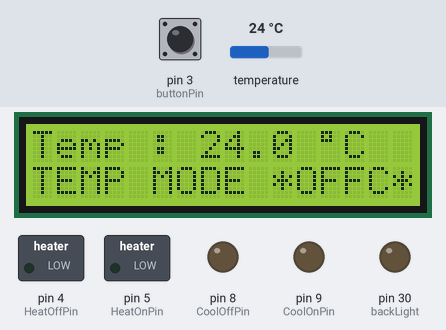
A sketch run on a simulated Arduino Mega 2560, built with avr-gcc and run on an emulated ATmega2560. On the bench: 16×2 character LCD, switched loads named in the sketch (green lamp = pin HIGH), output pins drawn as LEDs (lit = HIGH). Inputs (shaded band) come from the test bench; at power-on: pin 3 (buttonPin) LOW, temperature 24 °C. What the sketch prints to the serial monitor is not drawn.

Above: at 1.91 s.
2.4 s: pin 3 (buttonPin) pulled HIGH for 1.05 s
At 6.1 s:
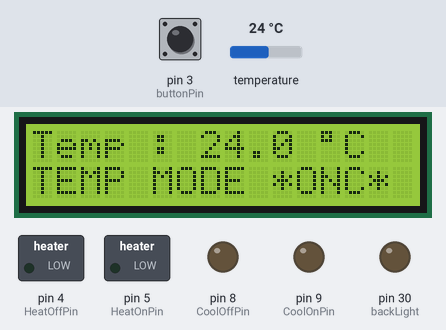
6.6 s: temperature set to 12 °C
At 9.5 s:
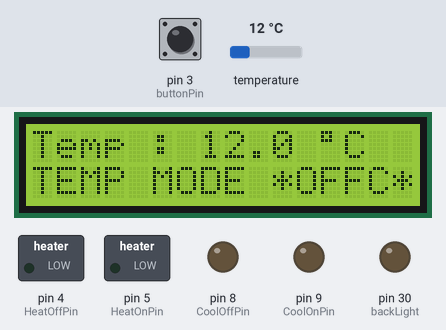
10.4 s: temperature set to 28 °C
At 13.7 s:
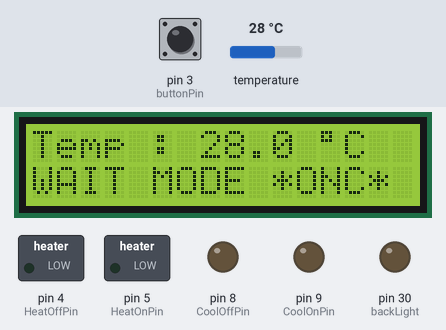
14.0 s: pin 3 (buttonPin) pulled HIGH for 1.05 s
At 15.0 s:
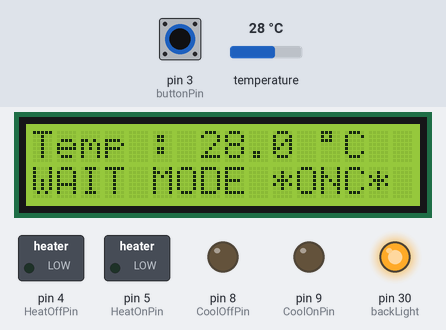
17.1 s: temperature set to 19 °C
At 18.4 s:
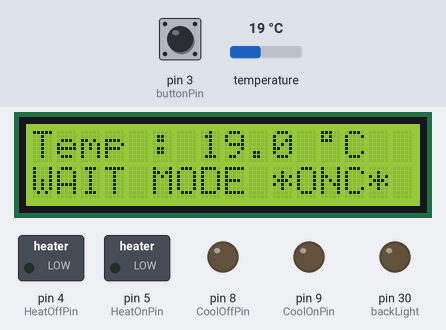
Timing chart, 0 to 19.7 s (numbered marks = the images above; inputs shaded):
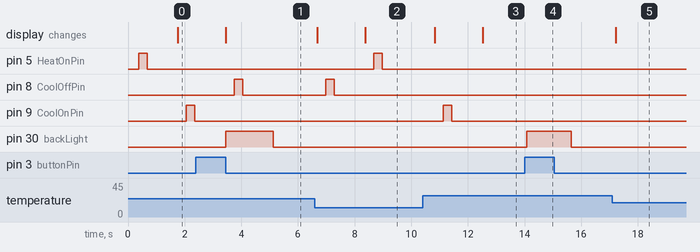

The sketch:

Heat_and_Cool_Mode.ino
```cpp
#include <LiquidCrystal.h>
#include <OneWire.h>
#include <DallasTemperature.h>
#include <Timer.h>

// Data wire is plugged into port 7 on the Arduino
#define ONE_WIRE_BUS 7

// Setup a oneWire instance to communicate with any OneWire devices (not just Maxim/Dallas temperature ICs)
OneWire oneWire(ONE_WIRE_BUS);

// Pass our oneWire reference to Dallas Temperature.
DallasTemperature sensors(&oneWire);

DeviceAddress thermometer = { 0x28, 0xE8, 0xA3, 0x10, 0x05, 0x00, 0x00, 0xE6};
LiquidCrystal lcd(12, 11, 22, 24, 26, 28);

int backLight = 30;
float tempC;
int CoolOnPin = 9;
int CoolOffPin = 8;
int HeatOnPin = 5;
int HeatOffPin = 4;
float temp_setpoint = 19.00;
const int buttonPin = 3;
int buttonState = 0;

const int WAIT_MODE = 0;
const int TEMP_MODE = 1;
int state = TEMP_MODE;

Timer timer;
const long FIVE_MINUTES = 300000L;

boolean areWeOnCool = false;
boolean areWeOnHeat = false;

void setup(void)
{

    Serial.begin(9600);
    pinMode(backLight, OUTPUT);
    pinMode(CoolOnPin, OUTPUT);
    digitalWrite (CoolOnPin, LOW);
    pinMode (CoolOffPin, OUTPUT);
    digitalWrite (CoolOffPin, LOW);
    pinMode(HeatOnPin, OUTPUT);
    digitalWrite (HeatOnPin, LOW);
    pinMode (HeatOffPin, OUTPUT);
    digitalWrite (HeatOffPin, LOW);
    pinMode (buttonPin, INPUT);
    lcd.begin(16, 2);
    sensors.begin();
    sensors.setResolution(thermometer, 12);
}

void loop(void)
{
  switch(state){
      case WAIT_MODE:
        break;
      case TEMP_MODE:
        doCoolMode();
        break;

  }

  timer.update();
  measureTemp();
  updateDisplay();
  checkBackLightButtons();
}

void measureTemp(){
    sensors.requestTemperatures();
    tempC = sensors.getTempC(thermometer);
}

void updateDisplay(){
    Serial.print ( "Temperature:   ");
    Serial.println(sensors.getTempC(thermometer));
    lcd.setCursor(0, 0);
    lcd.print("Temp : ");
    lcd.print(tempC,1);
    lcd.print(" \337C");
    lcd.setCursor(0, 1);

     switch(state){
      case WAIT_MODE:
        lcd.print("WAIT MODE");
        break;
      case TEMP_MODE:
        lcd.print("TEMP MODE");
        break;
}

  if(areWeOnCool){
    lcd.print(" *ONC*");
  }else{
    lcd.print(" *OFFC*");
  }

   if(areWeOnHeat){
    lcd.print(" * ONH*");
  }else{
    lcd.print(" * OFFH*");
  }
}

void doCoolMode(){

  if ((tempC > temp_setpoint)  && (areWeOnCool == false)) {
      delay(300);
      digitalWrite(CoolOnPin, HIGH);
      delay(300);
      digitalWrite(CoolOnPin, LOW);
      delay(300);
      areWeOnCool = true;
      state = WAIT_MODE;
      timer.after(FIVE_MINUTES, switchToTempMode);
  }
 else if((tempC <= temp_setpoint) && (areWeOnCool == true)) {
      delay(300);
      digitalWrite(CoolOffPin, HIGH);
      delay(300);
      digitalWrite(CoolOffPin, LOW);
      delay(300);
      areWeOnCool = false;
      state = WAIT_MODE;
      timer.after(FIVE_MINUTES, switchToTempMode);
 }
else if ((tempC < temp_setpoint)  && (areWeOnHeat == false)) {
      delay(300);
      digitalWrite(HeatOnPin, HIGH);
      delay(300);
      digitalWrite(HeatOnPin, LOW);
      delay(300);
      areWeOnHeat = true;

 } else if ((tempC > temp_setpoint)  && (areWeOnHeat == true)) {
      delay(300);
      digitalWrite(CoolOffPin, HIGH);
      delay(300);
      digitalWrite(CoolOffPin, LOW);
      delay(300);
      areWeOnHeat = false;
 }
}

void switchToTempMode(){
  state = TEMP_MODE;
}

void checkBackLightButtons(){
  buttonState = digitalRead(buttonPin);

  if (buttonState == HIGH) {

    digitalWrite(backLight, HIGH);
  }
  else {

    digitalWrite(backLight, LOW);
  }
}
```

Measured:
- after the input at 2.4 s, pin 30 (backLight): LOW → HIGH after 1.0 s, → LOW 1.7 s later
- after the input at 6.6 s, pin 5 (HeatOnPin): LOW → HIGH after 2.1 s, → LOW 0.30 s later; pin 8 (CoolOffPin): LOW → HIGH after 0.39 s, → LOW 0.30 s later; the display: first changes after 0.09 s (image 2 shows a later state)
- after the input at 10.4 s, pin 9 (CoolOnPin): LOW → HIGH after 0.74 s, → LOW 0.30 s later; the display: first changes after 0.44 s (image 3 shows a later state)
- after the input at 14.0 s, pin 30 (backLight): LOW → HIGH after 0.08 s, → LOW 1.6 s later
- after the input at 17.1 s, the display: changes after 0.11 s (image 5)
